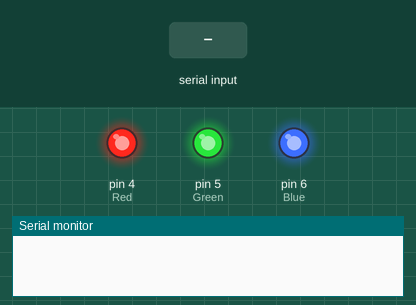
This sketch was run on a simulated Arduino Uno, built with avr-gcc and run on an emulated ATmega328P. Parts: output pins drawn as LEDs (lit = HIGH), the last lines printed to the serial monitor. The inputs (shaded band) are chosen by the test bench.

Above: at 1.2 s.
1.3 s: "A" received over the second serial link
At 1.7 s:
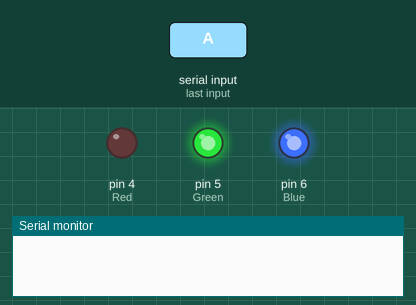
4.3 s: "R" received over the second serial link
At 5.4 s:
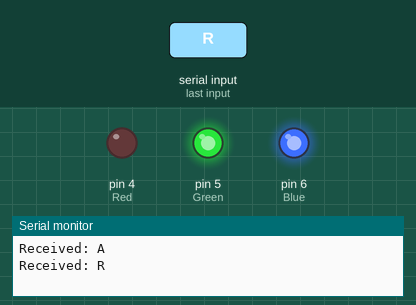
5.8 s: "G" received over the second serial link
At 6.6 s:
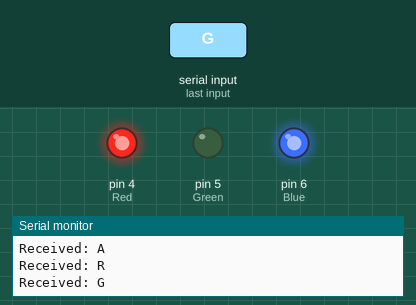
Timing chart, 0 to 8.8 s (numbered marks = the images above; inputs shaded):
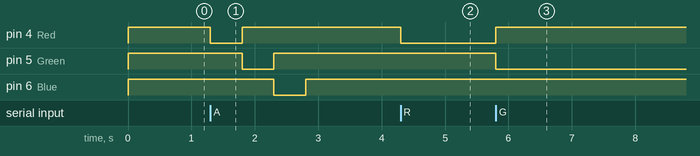

Measured:
- after the input at 1.3 s, pin 4 (Red): HIGH → LOW at once, → HIGH 0.50 s later; pin 5 (Green): HIGH → LOW after 0.50 s, → HIGH 0.50 s later; pin 6 (Blue): HIGH → LOW after 1.0 s, → HIGH 0.50 s later
- after the input at 4.3 s, pin 4 (Red): HIGH → LOW at once
- after the input at 5.8 s, pin 4 (Red): LOW → HIGH at once; pin 5 (Green): HIGH → LOW at once

The sketch:

Lab12Spec2.ino
```cpp
#include <SoftwareSerial.h>

#define BT_TX 2
#define BT_RX 3
#define Red 4
#define Green 5
#define Blue 6

SoftwareSerial mySerial(BT_TX, BT_RX);
String myString="";

void setup(){
  Serial.begin(9600);
  mySerial.begin(9600);
  pinMode(Red, OUTPUT);
  pinMode(Green, OUTPUT);
  pinMode(Blue, OUTPUT);
  setColor(1,1,1);
}

void loop(){
  while(mySerial.available()){
    char myChar = (char)mySerial.read();
    myString+=myChar;
    if (myString == "R")
      setColor(0,1,1);
    else if (myString == "G")
      setColor(1,0,1);
    else if (myString == "B")
      setColor(1,1,0);
    else if (myString == "A") {
      setColor(0,1,1);
      delay(500);
      setColor(1,0,1);
      delay(500);
      setColor(1,1,0);
      delay(500);
      setColor(1,1,1);
    }
    if(!myString.equals("")) {
      Serial.println("Received: "+myString);
      myString = "";  // clear
    }
  }
}

void setColor (int R, int G, int B){
  digitalWrite(Red,R);
  digitalWrite(Green,G);
  digitalWrite(Blue,B);
  return;

}
```
